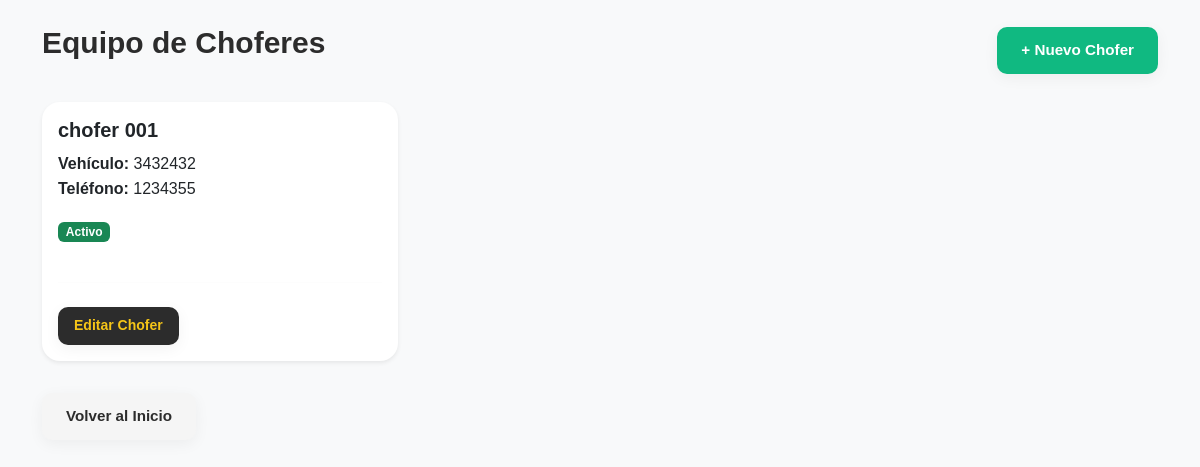
/choferes/ (signed in), run on the app's committed database.
### stock/models.py (models this page shows, shortened)
class Chofer(models.Model):
    nombre_completo = models.CharField(max_length=200, verbose_name="Nombre Completo")
    telefono = models.CharField(max_length=20)
    vehiculo = models.CharField(max_length=100, verbose_name="Vehículo/Patente")
    pin = models.CharField(
        max_length=6,
        verbose_name="PIN",
        help_text="PIN numérico del chofer"
    )
    activo = models.BooleanField(default=True, verbose_name="Activo")
    notas = models.TextField(blank=True, null=True, verbose_name="Notas/Descripción")
    fecha_registro = models.DateTimeField(auto_now_add=True)
    class Meta:
        verbose_name = "Chofer"
        verbose_name_plural = "Choferes"
        ordering = ['nombre_completo']

### stock/views.py (the view)
# urls.py: path('choferes/', views.lista_choferes, name='lista_choferes'),
@login_required
def lista_choferes(request):
    choferes = Chofer.objects.all()
    return render(request, 'envios/lista_choferes.html', {'choferes': choferes})

### stock/templates/envios/lista_choferes.html (shortened to what this page needs)
{% load static %}
<!DOCTYPE html>
<html lang="es">
<head>
<link rel="stylesheet" href="{% static 'css/bootstrap.min.css' %}">
     <link rel="stylesheet" href="{% static 'css/style.css' %}"></head>
<body class="bg-light">
    <div class="container mt-4">
        <div class="d-flex justify-content-between align-items-center mb-4">
            <h2>Equipo de Choferes</h2>
            <a href="{% url 'crear_chofer' %}" class="btn btn-success">+ Nuevo Chofer</a>
        </div>
        <div class="row">
            {% for ch in choferes %}
            <div class="col-md-4 mb-3">
                <div class="card shadow-sm border-{% if ch.activo %}success{% else %}danger{% endif %}">
                    <div class="card-body">
                        <h5 class="card-title">{{ ch.nombre_completo }}</h5>
                        <p class="card-text">
                            <strong>Vehículo:</strong> {{ ch.vehiculo }}<br>
                            <strong>Teléfono:</strong> {{ ch.telefono }}
                        </p>
                        <span class="badge {% if ch.activo %}bg-success{% else %}bg-danger{% endif %} mb-3">
                            {% if ch.activo %}Activo{% else %}Inactivo{% endif %}
                        </span>
                        <hr>
                        <a href="{% url 'editar_chofer' ch.id %}" class="btn btn-sm btn-primary">Editar Chofer</a>
                    </div>
                </div>
            </div>
            {% endfor %}
        </div>
        <a href="{% url 'home' %}" class="btn btn-secondary mt-3">Volver al Inicio</a>
    </div>
</body>
</html>

### stock/static/css/style.css (style rules this page uses)
:root { --amarillo: #F5C518; --amarillo-hover: #e0b415; --amarillo-claro: #fffbea; --gris-oscuro: #2c2c2c; --gris-medio: #666; --gris-claro: #f5f5f5; --primary-color: #2c2c2c; --primary-hover: #1a1a1a; --primary-light: #424242; --accent-color: #F5C518; --accent-hover: #e0b415; --accent-light: #fffbea; --secondary-color: #666; --secondary-hover: #555; --success-color: #10b981; --success-hover: #059669; --danger-color: #ef4444; --danger-hover: #dc2626; --warning-color: #f59e0b; --bg-body: #e8e8e8; --bg-card: #ffffff; --bg-header: #ffffff; --bg-hover: #fffbea; --text-main: #2c2c2c; --text-muted: #666; --text-light: #aaa; --text-white: #ffffff; --text-accent: #F5C518; --border-color: #e2e8f0; --border-light: #f1f5f9; --border-accent: #F5C518; --radius-sm: 10px; --radius-md: 15px; --radius-lg: 18px; --shadow-sm: 0 4px 15px rgba(0,0,0,0.05); --shadow-md: 0 6px 28px rgba(0,0,0,0.10); --shadow-lg: 0 10px 30px rgba(0,0,0,0.12); --transition-fast: all 0.2s ease-in-out; --transition-base: all 0.25s ease-in-out; --space-xs: 0.5rem; --space-sm: 0.75rem; --space-md: 1rem; --space-lg: 1.5rem; --space-xl: 2rem; }
* { margin: 0; padding: 0; box-sizing: border-box; }
html { font-size: 16px; scroll-behavior: smooth; }
body { font-family: 'Barlow', sans-serif; background: #e8e8e8; color: var(--text-main); line-height: 1.6; -webkit-font-smoothing: antialiased; min-height: 100vh; padding-bottom: 50px; animation: fadeIn 0.35s ease-out; }
h1, h2, h3, h4, h5, h6 { font-family: 'Barlow', sans-serif; color: var(--gris-oscuro); font-weight: 700; line-height: 1.25; margin-bottom: var(--space-md); }
h2 { font-size: clamp(1.5rem, 4vw, 1.875rem); }
a { text-decoration: none; color: var(--primary-color); transition: var(--transition-fast); }
.card { background: var(--bg-card); border-radius: var(--radius-lg); border: none; box-shadow: var(--shadow-sm); transition: var(--transition-base); overflow: hidden; }
.btn { display: inline-flex; align-items: center; justify-content: center; gap: var(--space-xs); padding: 0.75rem 1.5rem; font-size: 0.95rem; font-weight: 700; border-radius: 10px; border: none; cursor: pointer; transition: var(--transition-fast); box-shadow: var(--shadow-sm); min-height: 44px; white-space: nowrap; text-decoration: none; }
.btn-primary, .btn-stocke { background: var(--gris-oscuro); color: var(--amarillo); }
.btn-secondary { background: var(--gris-claro); color: var(--gris-oscuro); }
.btn-success { background: var(--success-color); color: white; }
.btn-sm { padding: 0.5rem 1rem; font-size: 0.875rem; min-height: 38px; }
.row { display: flex; flex-wrap: wrap; margin: 0 calc(var(--space-sm) * -1); }
.col-md-3, .col-md-4, .col-md-5, .col-md-6, .col-md-8, .col-md-12 { padding: 0 var(--space-sm); width: 100%; flex: 0 0 100%; }
.d-flex { display: flex; }
.justify-content-between { justify-content: space-between; }
.align-items-center { align-items: center; }
.mb-3 { margin-bottom: var(--space-md) !important; }
.mb-4 { margin-bottom: var(--space-lg) !important; }
.mt-3 { margin-top: var(--space-md); }
.mt-4 { margin-top: var(--space-lg); }
.bg-light { background-color: var(--gris-claro); }
.shadow-sm { box-shadow: var(--shadow-sm); }
hr { border: 0; height: 1px; background-color: var(--gris-claro); margin: var(--space-lg) 0; }
@media (min-width: 992px) { .col-md-4 { flex: 0 0 33.333%; max-width: 33.333%; } }

### data on the page
Chofer: nombre_completo "chofer 001", vehiculo "3432432", telefono "1234355", activo "Activo"
